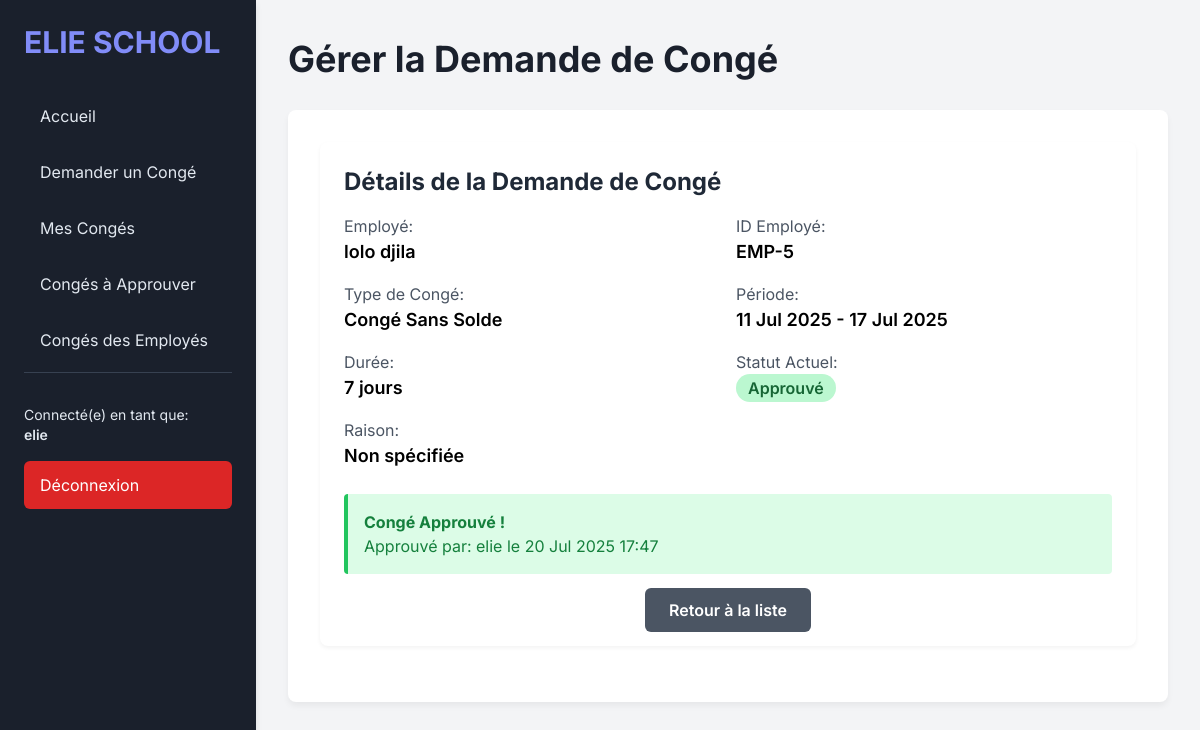
The app's page /leave/5/manage/ (signed in) with its own data.
### leave_app/models.py (models this page shows, shortened)
class Leave(models.Model):
    LEAVE_TYPES = (
        ('VACATION', 'Congé Payé / Vacances'),
        ('SICK', 'Congé Maladie'),
        ('PERSONAL', 'Congé Personnel'),
        ('FAMILY', 'Congé Familial'),
        ('UNPAID', 'Congé Sans Solde'),
    )
    LEAVE_STATUSES = (
        ('PENDING', 'En attente'),
        ('APPROVED', 'Approuvé'),
        ('REJECTED', 'Rejeté'),
        ('CANCELLED', 'Annulé'),
    )
    employee = models.ForeignKey(Employee, on_delete=models.CASCADE, related_name='leaves', verbose_name="Employé")
    start_date = models.DateField(verbose_name="Date de Début")
    end_date = models.DateField(verbose_name="Date de Fin")
    leave_type = models.CharField(max_length=20, choices=LEAVE_TYPES, default='VACATION', verbose_name="Type de Congé")
    reason = models.TextField(blank=True, null=True, verbose_name="Raison")
    status = models.CharField(max_length=20, choices=LEAVE_STATUSES, default='PENDING', verbose_name="Statut")
    requested_at = models.DateTimeField(auto_now_add=True, verbose_name="Demandé le")
    approved_rejected_at = models.DateTimeField(blank=True, null=True, verbose_name="Approuvé/Rejeté le")
    approved_by = models.ForeignKey(User, on_delete=models.SET_NULL, null=True, blank=True, related_name='approved_leaves', verbose_name="Approuvé par")
    manager_comments = models.TextField(blank=True, null=True, verbose_name="Commentaires du Responsable")
    @property
    def duration_days(self):
        return (self.end_date - self.start_date).days + 1
    class Meta:
        verbose_name = "Demande de Congé"
        verbose_name_plural = "Demandes de Congé"
        ordering = ['-requested_at'] # Tri par défaut (les plus récents en premier)

class Employee(models.Model):
    user = models.OneToOneField(User, on_delete=models.CASCADE, verbose_name="Utilisateur")
    first_name = models.CharField(max_length=100, verbose_name="Prénom")
    last_name = models.CharField(max_length=100, verbose_name="Nom")
    employee_id = models.CharField(max_length=50, unique=True, verbose_name="ID Employé")
    email = models.EmailField(unique=True, verbose_name="Email")
    phone_number = models.CharField(max_length=20, blank=True, null=True, verbose_name="Numéro de Téléphone")
    date_of_hire = models.DateField(verbose_name="Date d'Embauche")
    position = models.CharField(max_length=100, verbose_name="Poste")
    department = models.CharField(max_length=100, verbose_name="Département")
    leave_balance = models.IntegerField(default=20, verbose_name="Solde de Congés")
    is_manager = models.BooleanField(default=False, verbose_name="Est Responsable") # <-- Nouveau champ
    class Meta:
        verbose_name = "Employé"
        verbose_name_plural = "Employés"
        ordering = ['last_name', 'first_name']

### leave_app/views.py (the view, shortened to what this page needs)
# urls.py: path('leave/<int:pk>/manage/', views.manage_leave_view, name='manage_leave'),
@login_required
@user_passes_test(is_manager_check, login_url='home')
def manage_leave_view(request, pk):
    leave = get_object_or_404(Leave, pk=pk)
    context = {
        'leave': leave
    }
    return render(request, 'leave_app/manage_leave.html', context)

### leave_app/views.py (called while the page is built)
def is_manager_check(user):
    try:
        return user.is_authenticated and user.employee.is_manager
    except Employee.DoesNotExist:
        return False

### templates/leave_app/manage_leave.html (shortened to what this page needs)
{% extends 'base.html' %}
{% block page_title %}Gérer la Demande de Congé{% endblock %}
{% block content %}
    <div class="card">
        <h2 class="text-2xl font-bold text-gray-800 mb-4">Détails de la Demande de Congé</h2>
        <div class="grid grid-cols-1 md:grid-cols-2 gap-4 mb-6">
            <div>
                <p class="text-gray-600">Employé:</p>
                <p class="font-semibold text-lg">{{ leave.employee.first_name }} {{ leave.employee.last_name }}</p>
            </div>
            <div>
                <p class="text-gray-600">ID Employé:</p>
                <p class="font-semibold text-lg">{{ leave.employee.employee_id }}</p>
            </div>
            <div>
                <p class="text-gray-600">Type de Congé:</p>
                <p class="font-semibold text-lg">{{ leave.get_leave_type_display }}</p>
            </div>
            <div>
                <p class="text-gray-600">Période:</p>
                <p class="font-semibold text-lg">{{ leave.start_date|date:"d M Y" }} - {{ leave.end_date|date:"d M Y" }}</p>
            </div>
            <div>
                <p class="text-gray-600">Durée:</p>
                <p class="font-semibold text-lg">{{ leave.duration_days }} jours</p>
            </div>
            <div>
                <p class="text-gray-600">Statut Actuel:</p>
                <p class="font-semibold text-lg">
                    <span class="
                        {% if leave.status == 'PENDING' %}bg-yellow-200 text-yellow-800
                        {% elif leave.status == 'APPROVED' %}bg-green-200 text-green-800
                        {% elif leave.status == 'REJECTED' %}bg-red-200 text-red-800
                        {% else %}bg-gray-200 text-gray-800{% endif %}
                        py-1 px-3 rounded-full text-base font-semibold">
                        {{ leave.get_status_display }}
                    </span>
                </p>
            </div>
            <div class="md:col-span-2">
                <p class="text-gray-600">Raison:</p>
                <p class="font-semibold text-lg">{{ leave.reason|default:"Non spécifiée" }}</p>
            </div>
        </div>
        {% if leave.status == 'PENDING' %}
            <h3 class="text-xl font-bold text-gray-800 mb-4">Actions du Responsable</h3>
            <form method="post" class="space-y-4">
                {% csrf_token %}
                <div class="mb-4">
                    <label for="manager_comments" class="block text-gray-700 text-sm font-bold mb-2">
                        Commentaires du Responsable (optionnel):
                    </label>
                    <textarea name="manager_comments" id="manager_comments" rows="4" class="form-input"></textarea>
                </div>
                <div class="flex space-x-4">
                    <button type="submit" name="action" value="approve" class="btn-primary flex-1 bg-green-600 hover:bg-green-700">Approuver</button>
                    <button type="submit" name="action" value="reject" class="btn-primary flex-1 bg-red-600 hover:bg-red-700">Rejeter</button>
                </div>
            </form>
        {% elif leave.status == 'APPROVED' %}
            <div class="bg-green-100 border-l-4 border-green-500 text-green-700 p-4 rounded" role="alert">
                <p class="font-bold">Congé Approuvé !</p>
                <p>Approuvé par: {{ leave.approved_by.username }} le {{ leave.approved_rejected_at|date:"d M Y H:i" }}</p>
            </div>
        {% endif %}
        <div class="mt-6 text-center">
            <a href="{% url 'leaves_to_approve' %}" class="btn-primary bg-gray-600 hover:bg-gray-700">Retour à la liste</a>
        </div>
    </div>
{% endblock %}

### templates/base.html (shortened to what this page needs)
{% load static %}
<!DOCTYPE html>
<html lang="fr">
<head>
    <script src="https://cdn.tailwindcss.com"></script>
    <link rel="stylesheet" href="{% static 'css/style.css' %}">
</head>
<body class="flex min-h-screen">
    <aside class="sidebar w-64 flex-shrink-0">
        <div class="text-3xl font-bold mb-8 text-indigo-400">ELIE SCHOOL</div>
        <nav>
            <ul>
                <li><a href="{% url 'home' %}" class="nav-link {% if request.resolver_match.url_name == 'home' %}active{% endif %}">Accueil</a></li>
                <li><a href="{% url 'request_leave' %}" class="nav-link {% if request.resolver_match.url_name == 'request_leave' %}active{% endif %}">Demander un Congé</a></li>
                <li><a href="{% url 'my_leaves' %}" class="nav-link {% if request.resolver_match.url_name == 'my_leaves' %}active{% endif %}">Mes Congés</a></li>
                <li><a href="{% url 'leaves_to_approve' %}" class="nav-link {% if request.resolver_match.url_name == 'leaves_to_approve' %}active{% endif %}">Congés à Approuver</a></li>
                <li><a href="{% url 'all_employees_leaves' %}" class="nav-link {% if request.resolver_match.url_name == 'all_employees_leaves' %}active{% endif %}">Congés des Employés</a></li>
            </ul>
        </nav>
        <div class="mt-auto pt-8 border-t border-gray-700">
            {% if user.is_authenticated %}
                <p class="text-sm">Connecté(e) en tant que: <br><span class="font-semibold">{{ user.username }}</span></p>
                <a href="{% url 'logout' %}" class="nav-link mt-4 bg-red-600 hover:bg-red-700 text-white">Déconnexion</a>
            {% else %}
                <a href="{% url 'login' %}" class="nav-link bg-green-600 hover:bg-green-700 text-white">Connexion</a>
                <a href="{% url 'register' %}" class="nav-link mt-2 bg-blue-600 hover:bg-blue-700 text-white">S'inscrire</a>
            {% endif %}
        </div>
    </aside>
    <main class="flex-grow p-8">
        <div class="max-w-4xl mx-auto">
            <h1 class="header-title">{% block page_title %}{% endblock %}</h1>
            <div class="content-area">
                {% block content %}{% endblock %}
            </div>
        </div>
    </main>
</body>
</html>

### static/css/style.css (style rules this page uses)
body { font-family: 'Inter', sans-serif; background-color: #f3f4f6; }
.sidebar { background-color: #1a202c; color: #e2e8f0; min-height: 100vh; padding: 1.5rem; box-shadow: 0 4px 6px rgba(0, 0, 0, 0.1); }
.content-area { background-color: #ffffff; padding: 2rem; box-shadow: 0 4px 6px rgba(0, 0, 0, 0.05); border-radius: 0.5rem; }
.nav-link { display: block; padding: 0.75rem 1rem; margin-bottom: 0.5rem; border-radius: 0.375rem; transition: background-color 0.2s ease-in-out; }
.header-title { color: #1a202c; font-size: 2.25rem; font-weight: 700; margin-bottom: 1.5rem; }
.card { background-color: #ffffff; border-radius: 0.5rem; box-shadow: 0 2px 4px rgba(0, 0, 0, 0.05); padding: 1.5rem; margin-bottom: 1.5rem; }
.btn-primary { background-color: #4c51bf; color: white; padding: 0.75rem 1.5rem; border-radius: 0.375rem; font-weight: 600; transition: background-color 0.2s ease-in-out; }

### records on screen
Leave: employee.first_name "lolo", employee.last_name "djila", employee.employee_id "EMP-5", leave_type "Congé Sans Solde", start_date "11 Jul 2025", end_date "17 Jul 2025", duration_days "7", status "Approuvé", reason "Non spécifiée", approved_by.username "elie", approved_rejected_at "20 Jul 2025 17:47"

### other values on screen
{{ user.username }} "elie"
